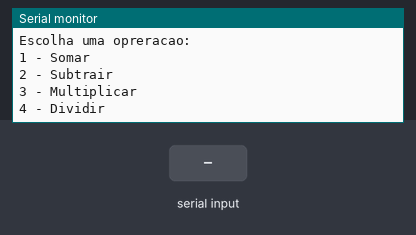
Bench run of a sketch on a simulated Arduino Uno, built with avr-gcc and run on an emulated ATmega328P. Shown: the last lines printed to the serial monitor. Inputs (shaded band) come from the test bench.

Above: at 0.9 s.
1.0 s: "sim" received over Serial
At 2.9 s:
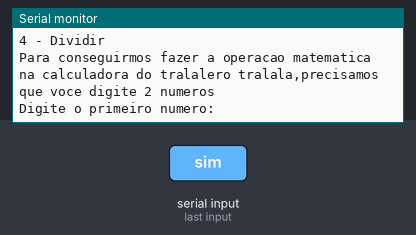
3.6 s: "90,45,200\n" received over Serial
At 5.8 s:
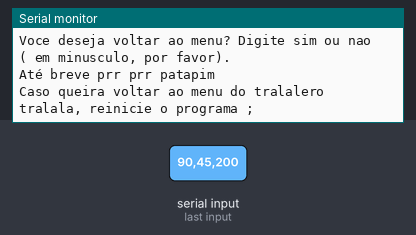

Measured:
- after the input at 1.0 s, the serial monitor: prints a new line after 1.0 s (image 1)
- after the input at 3.6 s, the serial monitor: prints a new line at once (image 2)

The sketch:

calculadora_com_menu1.ino
```cpp
int escolhaDaOperacao;
float resultado;


float somar(float numero1Param, float numero2Param = 0){
  resultado = numero1Param + numero2Param;
  return resultado;
  //Serial.println("Boom!! seu resultado eh " + String(resultado));

}float subtrair(float numero1Param, float numero2Param = 0){
  resultado = numero1Param - numero2Param;
  return resultado;

}float multiplicar(float numero1Param, float numero2Param = 0){
  resultado = numero1Param * numero2Param;
  return resultado;

}float dividir(float numero1Param, float numero2Param = 0){
  resultado = numero1Param / numero2Param;
  return resultado;

}


void setup()
{
 Serial.begin(9600);

  int contador = 0;
  float numero1;
  float numero2;


  do{
     Serial.println("Bem-vindo(a) a  calculadora tralalero tralala !!!");
     Serial.println("Escolha uma opreracao:");
     Serial.println("1 - Somar");
     Serial.println("2 - Subtrair");
     Serial.println("3 - Multiplicar");
     Serial.println ("4 - Dividir");
     while (!Serial.available()){}
     escolhaDaOperacao = Serial.parseInt();


     Serial.println("Para conseguirmos fazer a operacao matematica na calculadora do tralalero tralala,precisamos que voce digite 2 numeros");
     Serial.println ("Digite o primeiro numero:");
     while(!Serial.available()){}
     numero1 = Serial.parseFloat();

     Serial.println ("Digite o segundo numero:");
     while(!Serial.available()){}
     numero2 = Serial.parseFloat();

     switch(escolhaDaOperacao){
       case 1:
         //somar(numero1, numero2);
         //somar(numero1);
         float retornoFuncaoSomar;
         retornoFuncaoSomar = somar(numero1, numero2);
         Serial.println(retornoFuncaoSomar);
          break;

       case 2:
         float retornoFuncaoSubtrair;
         retornoFuncaoSubtrair = subtrair(numero1, numero2);
         Serial.println(retornoFuncaoSubtrair);
          break;

       case 3:
         float retornoFuncaoMultiplicar;
         retornoFuncaoMultiplicar = multiplicar(numero1, numero2);
         Serial.println(retornoFuncaoMultiplicar);
          break;

       case 4:
         float retornoFuncaoDividir;
         retornoFuncaoDividir = dividir(numero1, numero2);
         Serial.println(retornoFuncaoDividir);
          break;

       default:
         Serial.println("Opcao invalida! Escolha uma opcao do 1 ao 4. ;)");
     }

     Serial.println("Voce deseja voltar ao menu? Digite sim ou nao ( em minusculo, por favor).");
     while (!Serial.available()){}

    if(Serial.readString()=="sim"){
     contador = 1;
    }
    else{
     contador = 0;
      Serial.println("Até breve prr prr patapim");
      Serial.println("Caso queira voltar ao menu do tralalero tralala, reinicie o programa ;");

    }


  }
  while(contador != 0);
}

void loop()
{
 // sem instruções
}
```
